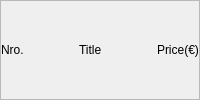
           <widget class="QFrame" name="results">
            <property name="frameShape">
             <enum>QFrame::StyledPanel</enum>
            </property>
            <property name="frameShadow">
             <enum>QFrame::Raised</enum>
            </property>
            <layout class="QHBoxLayout" name="horizontalLayout_24" stretch="7,7,5">
             <property name="spacing">
              <number>20</number>
             </property>
             <property name="leftMargin">
              <number>0</number>
             </property>
             <property name="topMargin">
              <number>0</number>
             </property>
             <property name="rightMargin">
              <number>0</number>
             </property>
             <property name="bottomMargin">
              <number>0</number>
             </property>
             <item>
              <widget class="QLabel" name="nroResult">
               <property name="text">
                <string>Nro.</string>
               </property>
              </widget>
             </item>
             <item>
              <widget class="QLabel" name="titleProduct">
               <property name="text">
                <string>Title</string>
               </property>
              </widget>
             </item>
             <item>
              <widget class="QLabel" name="priceResult">
               <property name="text">
                <string>Price(€)</string>
               </property>
              </widget>
             </item>
            </layout>
           </widget>
